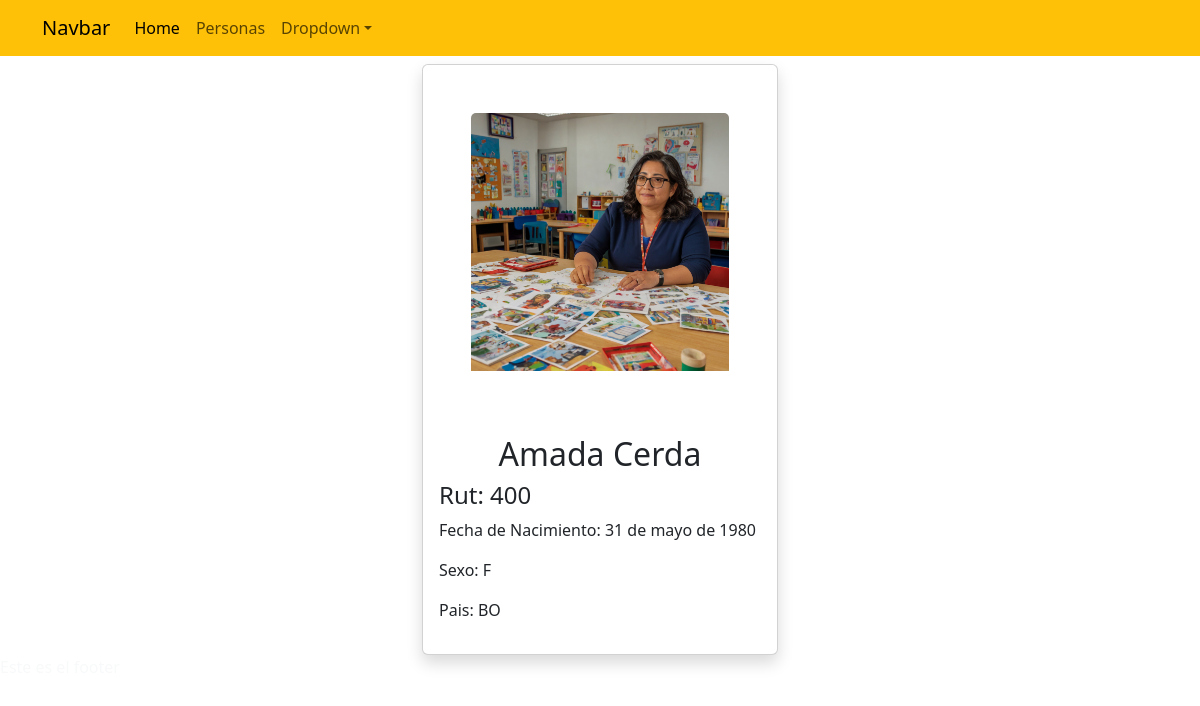
Page /detallepersona/400 on the committed database.
### app_orm/models.py (models this page shows, shortened)
class Persona(models.Model):
    rut=models.CharField(max_length=10, primary_key=True, null=False)
    nombre=models.CharField(max_length=50, null=False)
    apellido=models.CharField(max_length=50, null=False)
    foto=models.ImageField("Imagen",upload_to='personas',null=True)
    f_nacto=models.DateField("Fecha de Nacimiento")
    sexo=models.CharField(max_length=1, default='O', choices=TIPO_SEXO)
    pais=models.CharField(max_length=20, choices=LISTA_PAISES, default='CL')

### app_orm/views.py (the view)
# urls.py: path('detallepersona/<id>',detallepersona,name='detallepersona')
def detallepersona(request,id):
    persona=get_object_or_404(Persona,rut=id)
    datos={
        "persona":persona
    }
    return render(request,'app_orm/detallepersona.html', datos)

### app_orm/templates/app_orm/detallepersona.html
{% extends "app_orm/base.html" %}
{% load static %}
{% block contenido %}
<div class="container">
    <div class="row">
        <div class="col-lg-4"></div>
        <div class="col-lg-4">
            <div class="card mt-2 shadow rounded">
               <div class="p-5">
                <img src="{{persona.foto.url}}" class="card-img-top" alt="imagen" width="50">
               </div>
                <div class="card-body">
                  <h2 class="card-title text-center">{{persona.nombre}} {{persona.apellido}}</h2>
                    <h4>Rut: {{persona.rut}}</h4>
                    <p>Fecha de Nacimiento: {{persona.f_nacto}}</p>
                    <p>Sexo: {{persona.sexo}}</p>
                    <p>Pais: {{persona.pais}}</p>
                </div>
              </div>
        </div>
        <div class="col-lg-4"></div>
    </div>
</div>
{% endblock contenido %}

### rows in the picture
Persona: foto (picture), nombre "Amada", apellido "Cerda", rut "400", f_nacto "31 de mayo de 1980", sexo "F", pais "BO"
